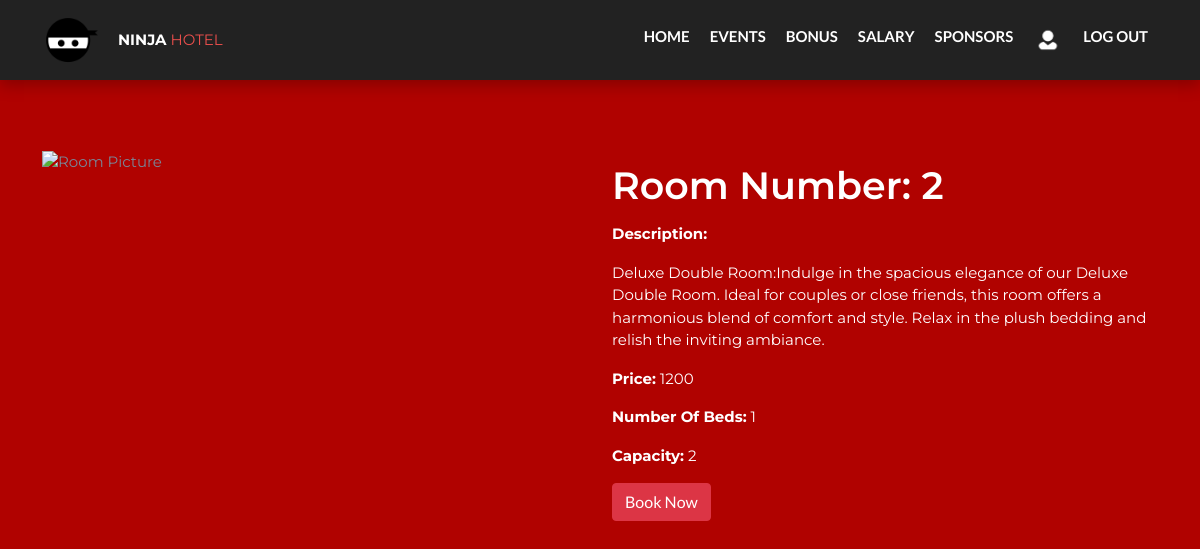
/room-commands/room-details.php?rid=2 (signed in), run on the app's committed database.
### tables this page shows
CREATE TABLE `room` (
  `Room_ID` int(20) NOT NULL,
  `room_pic` varchar(20) DEFAULT NULL,
  `room_desription` varchar(300) DEFAULT NULL,
  `num of beds` int(12) NOT NULL,
  `PricePerNight` bigint(255) NOT NULL,
  `avalability` tinyint(1) NOT NULL,
  `capacity` int(200) DEFAULT NULL
);

### room-commands/room-details.php (the view, shortened to what this page needs)
<?php
    include '../tools/connection.php';
    include '../tools/navbar.php';
    $id = $_GET['rid'];
    $sql = "SELECT * FROM room WHERE Room_ID=$id";
    $result = $conn->query($sql);
    $row = $result->fetch_assoc();
?>
<!DOCTYPE html>
<html lang="en">
<head>
    <link rel="stylesheet" href="../css/bootstrap.min.css">
    <link rel="stylesheet" href="../icons/fontawesome/css/all.min.css">
	<link type="text/css" rel="stylesheet" href="../css/style.css"/>
</head>
<body style="background-color:#B00200">
    <br>
    <div class="container mt-5">
        <div class="row">
            <div class="col-md-6">
                <img src="../images/<?php echo $row['room_pic']; ?>" alt="Room Picture" style="max-width: 100%;">
            </div>
            <div class="col-md-6">
                <h1  style='color: white;'><?php echo "Room Number: ".$row['Room_ID'].""; ?></h1>
                <p  style='color: white;'><strong>Description:</strong></p>
                <p  style='color: white;'><?php echo $row['room_desription']; ?></p>
                <p style='color: white;'><strong>Price:</strong> <?php echo $row['PricePerNight']; ?></p>
                <p style='color: white;'><strong>Number Of Beds:</strong> <?php echo $row['num of beds']; ?></p>
                <p style='color: white;'><strong>Capacity:</strong> <?php echo $row['capacity']; ?></p>
                <a href="book.php?rid=<?php echo $row['Room_ID']; ?>" class="btn btn-danger" data-toggle="modal" data-target="#bookingModal">Book Now</a>
            </div>
        </div>
    </div>
</body>
</html>

### css/style.css (style rules this page uses)
body { font-family: 'Montserrat', sans-serif; font-size: 15px; font-weight: 400; color: #798696; overflow-x:hidden; }
h1,h2,h3,h4,h5,h6 { margin-top: 12px; margin-bottom: 15px; font-weight: 600; color: #374050; }
h1 { font-size:38px; }
a { font-family: 'Lato', sans-serif; color: #374050; font-weight: 700; }

### data on the page
room: Room_ID "2", room_desription "Deluxe Double Room:Indulge in the spacious elegance of our Deluxe Double Room. Ideal for couples or close friends, this room offers a harmonious blend of comfort and style. Relax in the plush bedding and relish the inviting ambiance.", PricePerNight "1200", num of beds "1", capacity "2"
